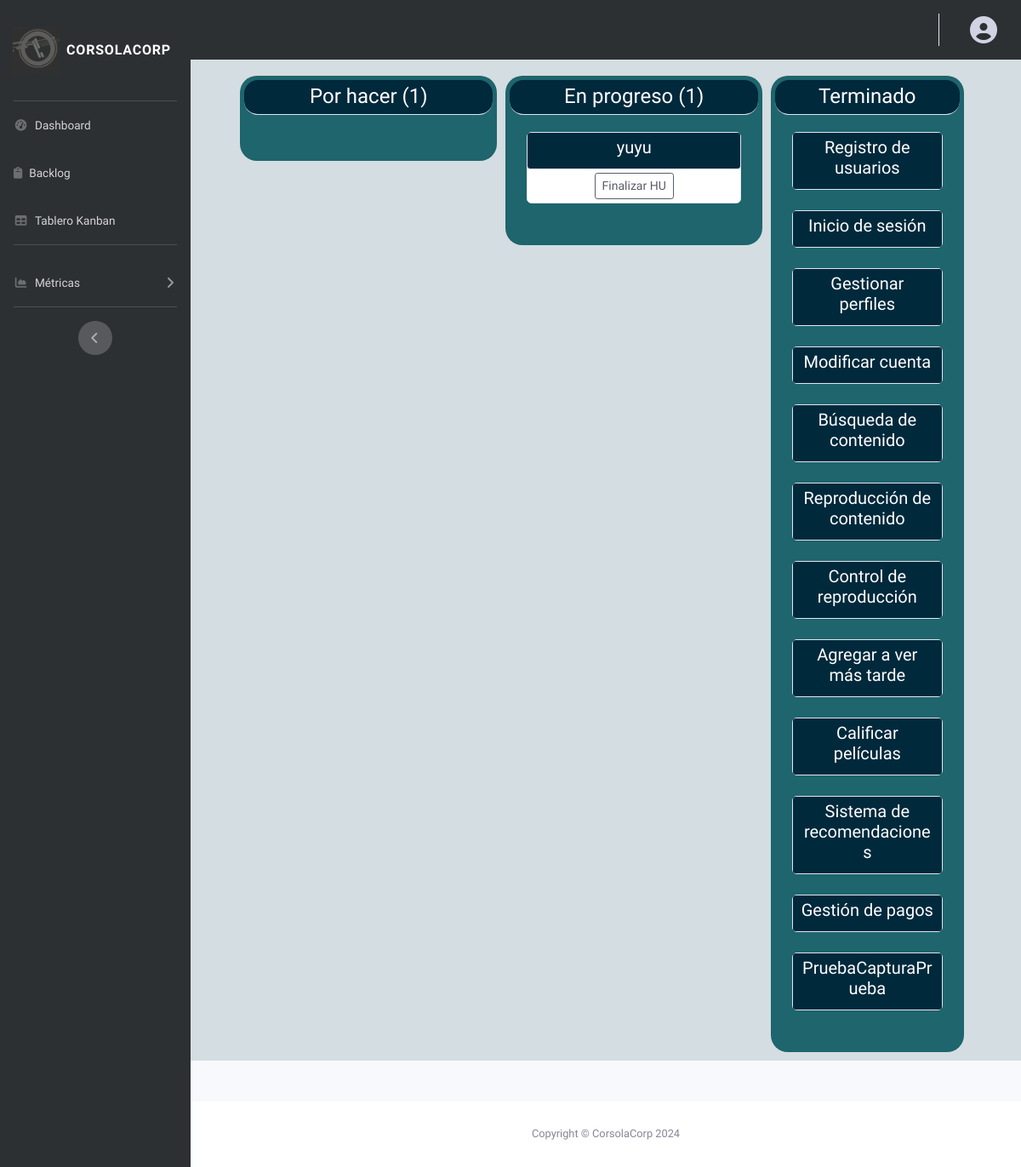
Screenshot of /MA/Vista/kanban.php with the database file from the repository.
### tables this page shows
CREATE TABLE `metricawip` (
  `idWIP` int(2) NOT NULL,
  `valorPorHacer` int(3) DEFAULT NULL,
  `valorHaciendo` int(3) DEFAULT NULL,
  `proyectoNombre` varchar(40) NOT NULL
);

CREATE TABLE `hu_tablero` (
  `numeroHU` int(3) NOT NULL,
  `Estado` varchar(30) NOT NULL,
  `FechaAgregada` date DEFAULT NULL,
  `FechaIniciada` date DEFAULT NULL,
  `FechaTerminada` date DEFAULT NULL
);

CREATE TABLE `hu` (
  `numeroHU` int(3) NOT NULL,
  `Nombre` varchar(40) NOT NULL,
  `PH` int(3) NOT NULL,
  `Responsable` varchar(20) NOT NULL,
  `Sprint` int(2) NOT NULL
);

### MA/Vista/kanban.php (shortened to what this page needs)
<?php
include '../ConexionBD/conexion.php';
$resultado = $conexion->query("SELECT * FROM metricawip") or die($conexion->error);
$WIP = mysqli_fetch_assoc($resultado);
$PorHacerWIP = $WIP['valorPorHacer'];
$HaciendoWIP = $WIP['valorHaciendo'];
?>
<head>
    <link href="../../assets/css/sb-admin-2.min.css" rel="stylesheet">
    <link href="../../assets/css/general.css" rel="stylesheet">
    <link href="../../assets/css/MA/tablero.css" rel="stylesheet">
</head>
<body id="page-top">
    <div id="wrapper">
        <div id="content-wrapper" class="d-flex flex-column">
            <div id="content">
                <?php include 'navPrincipal.php' ?>
                <div class="container">
                    <div class="row lanes">
                        <div class="col-sm-4 swim-lane" id="PorHacer">
                            <div class="card-header" style="border-radius: 16px;">
                                <h4 class="card-title heading text-center">Por hacer (<?php echo $PorHacerWIP ?>)</h4>
                            </div>
                            <div class="card-body">
                            </div>
                        </div>
                        <div class="col-sm-4 swim-lane" id="EnProgreso">
                            <div class="card-header" style="border-radius: 16px;">
                                <h4 class="card-title heading text-center">En progreso (<?php echo $HaciendoWIP ?>)</h4>
                            </div>
                            <div class="card-body">
                                <?php
                                $resultado = $conexion->query("SELECT hu_tablero.*, hu.nombre AS nombre_hu FROM hu_tablero INNER JOIN hu ON hu_tablero.numeroHU = hu.numeroHU WHERE hu_tablero.estado = 'En progreso'") or die($conexion->error);
                                while ($mostrarHU = mysqli_fetch_assoc($resultado)) {
                                ?>
                                    <div class="card" id="HU">
                                        <button type="button" class="btn btn-sm" style="pointer-events: none; background-color: #00293c; color: white;">
                                            <h5><?php echo $mostrarHU['nombre_hu'] ?></h5>
                                        </button>
                                        <div class="card-footer text-center">
                                            <button type="button" class="btn btn-sm btn-outline-dark" onclick="finalizarHU(<?php echo $mostrarHU['numeroHU'] ?>)">Finalizar HU</button>
                                        </div>
                                    </div>
                                    <br>
                                <?php
                                }
                                ?>
                            </div>
                        </div>
                        <div class="col-sm-3 swim-lane" id="Terminada">
                            <div class="card-header" style="border-radius: 16px;">
                                <h4 class="card-title heading text-center">Terminado</h4>
                            </div>
                            <div class="card-body">
                                <?php
                                $resultado = $conexion->query("SELECT hu_tablero.*, hu.nombre AS nombre_hu FROM hu_tablero INNER JOIN hu ON hu_tablero.numeroHU = hu.numeroHU WHERE hu_tablero.estado = 'Terminada'") or die($conexion->error);
                                while ($mostrarHU = mysqli_fetch_assoc($resultado)) {
                                ?>
                                    <div class="card" id="HU">
                                        <button type="button" class="btn btn-sm" data-toggle="modal" data-target="#modalInformacionHU<?php echo $mostrarHU['numeroHU']; ?>" style="background-color: #00293c; color: white;">
                                            <h5><?php echo $mostrarHU['nombre_hu'] ?></h5>
                                        </button>
                                    </div>
                                    <br>
                                <?php
                                }
                                ?>
                            </div>
                        </div>
                    </div>
                </div>
            </div>
            <br><br>
        </div>
    </div>
</body>

### assets/css/general.css (style rules this page uses)
* { font-family: "Comfortaa", sans-serif; }
#content { background-color: #d4dde1; }

### assets/css/MA/tablero.css (style rules this page uses)
.lanes { align-items: flex-start; gap: 10px; padding: 2% 0% 0% 5%; height: 100%; }
.swim-lane { background: #1e656d; padding: 5px; border-radius: 20px; min-height: 100px; margin-bottom: 10px; }
.card-header { background-color: #00293c; padding: 5px; }
.heading { color: white; margin-bottom: 2px; }
.card-footer { background-color: white; padding: 4px; }

### rows the page displays
metricawip: valorPorHacer "1", valorHaciendo "1"
hu_tablero: hu.Nombre "yuyu"
hu_tablero: hu.Nombre "Registro de usuarios"
hu_tablero: hu.Nombre "Inicio de sesión"
hu_tablero: hu.Nombre "Gestionar perfiles"
hu_tablero: hu.Nombre "Modificar cuenta"
hu_tablero: hu.Nombre "Búsqueda de contenido"
hu_tablero: hu.Nombre "Reproducción de contenido"
hu_tablero: hu.Nombre "Control de reproducción"
hu_tablero: hu.Nombre "Agregar a ver más tarde"
hu_tablero: hu.Nombre "Calificar películas"
hu_tablero: hu.Nombre "Sistema de recomendaciones"
hu_tablero: hu.Nombre "Gestión de pagos"
hu_tablero: hu.Nombre "PruebaCapturaPrueba"
